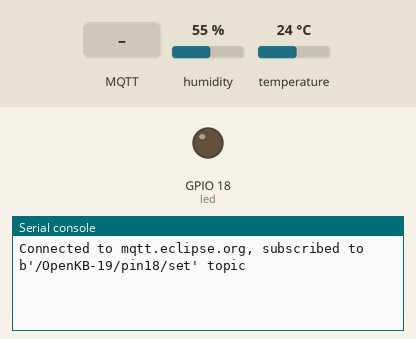
This program was run on a simulated ESP32 board running MicroPython. On the bench: output pins drawn as LEDs (lit = HIGH), the last lines printed to the serial console. Inputs (shaded band) come from the test bench; at power-on: humidity 55 %, temperature 24 °C. WiFi joins after 1.5 s; no MQTT or app messages arrive unless stated.

Above: at 3.3 s.
3.4 s: MQTT message "Temp" arrives on the first subscribed topic
At 3.8 s:
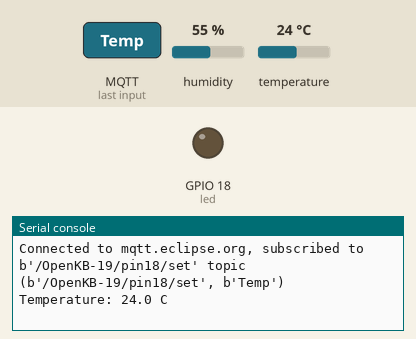
4.9 s: MQTT message "Hum" arrives on the first subscribed topic
At 6.1 s:
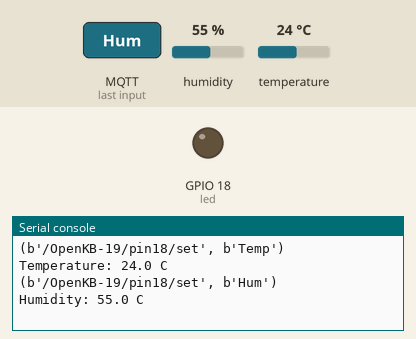
6.4 s: MQTT message "0.0.0.0" arrives on the first subscribed topic
At 7.7 s:
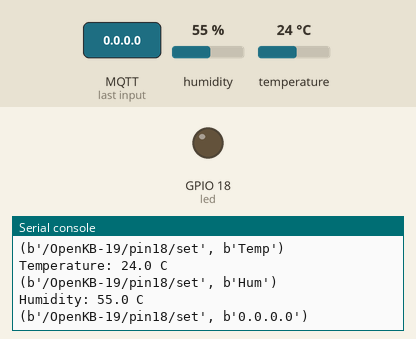

Measured:
- after the input at 3.4 s, the serial console: prints a new line at once (image 1)
- after the input at 4.9 s, the serial console: prints a new line at once (image 2)
- after the input at 6.4 s, the serial console: prints a new line at once (image 3)

The program:

MQTT-Temp.py
```python
# MQTT-LED.py : Opas Sirikunchittavorn
#Result: input MQTTlibrary and remote controls LED by mqtt communication.

from umqtt.simple import MQTTClient
from machine import Pin
import network
import time
import dht
d=dht.DHT22(Pin(19))

SSID="OPPO A91"
PASSWORD="0817260364"

led=Pin(18, Pin.OUT, value=0)
SERVER= "mqtt.eclipse.org"  #  "137.135.83.217"
server_port = 1883
CLIENT_ID = "EnET-group01"
TOPIC = b"/OpenKB-19/pin18/set"
username=''
password=''
c=None

def sub_cb(topic, msg):
  print((topic, msg))
  if msg == b"Temp":
    d.measure()
    temp=d.temperature()
    print("Temperature: %3.1f C"%(temp))

    c.publish("/OpenKB-19/pin18/status","Temperature: %3.1f C"%(temp))
  elif msg == b"Hum":
    d.measure()
    hum=d.humidity()
    c.publish("/OpenKB-19/pin18/status","Humidity: %3.1f C"%(hum))

    print("Humidity: %3.1f C"%(hum))


def connectWifi(ssid,passwd):
  global wlan
  wlan=network.WLAN(network.STA_IF)         #create a wlan object
  wlan.active(True)                         #Activate the network interface
  wlan.disconnect()                         #Disconnect the last connected WiFi
  wlan.connect(ssid,passwd)                 #connect wifi
  while(wlan.ifconfig()[0]=='0.0.0.0'):
    time.sleep(1)


#Catch exceptions,stop program if interrupted accidentally in the 'try'
try:
  connectWifi(SSID,PASSWORD)
  server=SERVER
  c = MQTTClient(CLIENT_ID, server,server_port)     #create a mqtt client
  c.set_callback(sub_cb)                    #set callback
  c.connect()                               #connect mqtt
  c.subscribe(TOPIC)                        #client subscribes to a topic
  print("Connected to %s, subscribed to %s topic" % (server, TOPIC))

  while True:
    c.wait_msg()                            #wait message

finally:
    if(c is not None):
        c.disconnect()
    wlan.disconnect()
    wlan.active(False)
```
